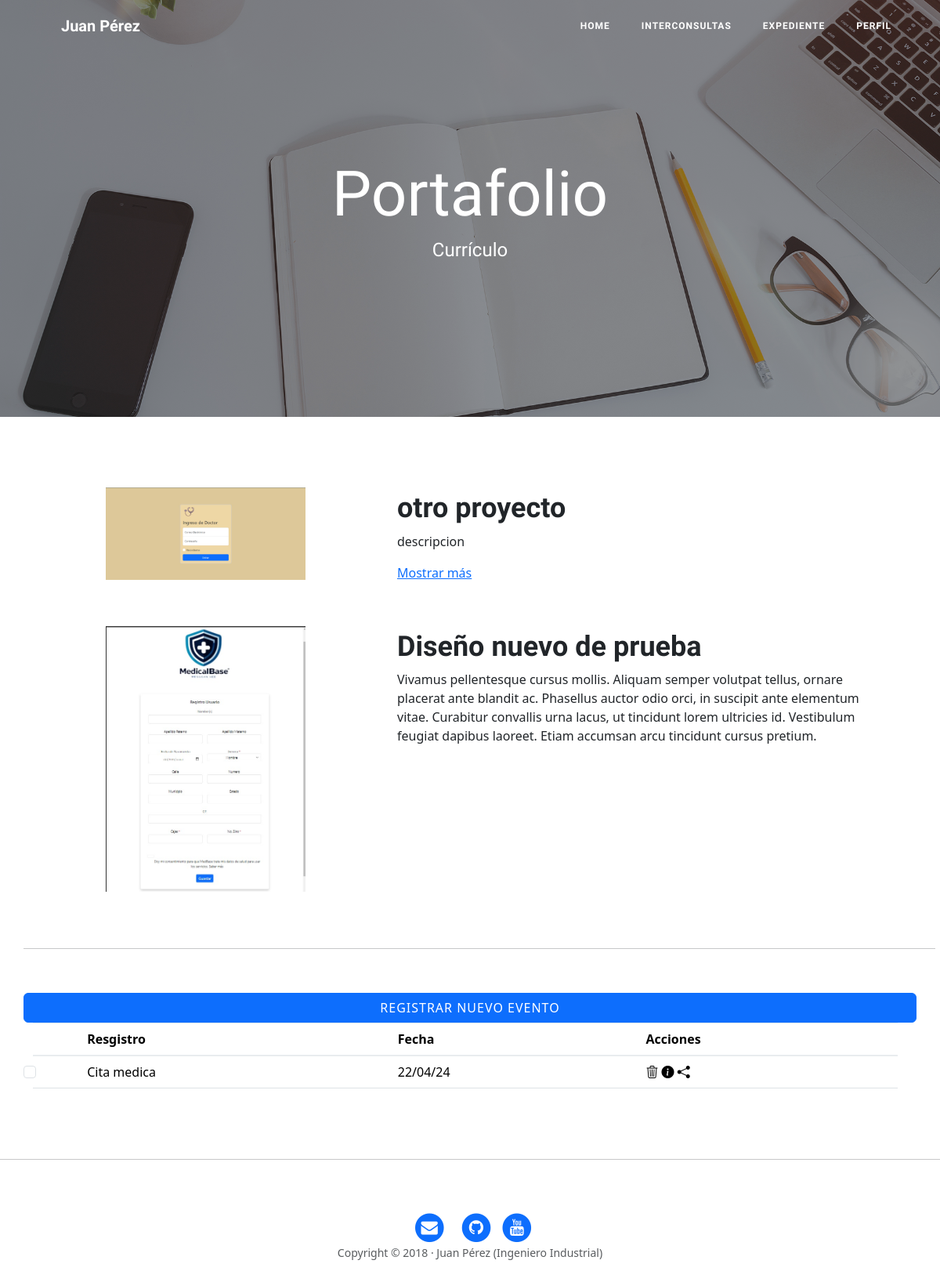
The page /portfolio/ on the database its author committed.
### portfolio/models.py (models this page shows, shortened)
class Project(models.Model):
    title = models.CharField(max_length=200, verbose_name="Título")
    description = models.TextField(verbose_name="Descripción")
    image = models.ImageField(verbose_name="Imagen", upload_to="projects")
    link = models.URLField(null=True, blank=True, verbose_name="Dirección web")
    created = models.DateTimeField(auto_now_add=True, verbose_name="Fecha de creación")
    updated = models.DateTimeField(auto_now=True, verbose_name="Fecha de edición")
    class Meta:
        verbose_name = "proyecto"
        verbose_name_plural = "proyectos"
        ordering = ["-created"]

### portfolio/views.py (the view)
# urls.py: path('portfolio/', portfolio_views.portfolio, name="portfolio"),
def portfolio(request):
    projects = Project.objects.all()
    return render(request, "portfolio/portfolio.html", {'projects':projects})

### portfolio/templates/portfolio/portfolio.html (shortened to what this page needs)
{% extends 'core/base.html' %}
{%block background %}{%load static%}{% static 'core/img/portfolio-bg.jpg' %}{% endblock %}
{% block header %}
<h1>Portafolio</h1>
<span class="subheading">Currículo</span>
{% endblock %}
{% block content %}
{%for project in projects%}
<div class="row project">
  <div class="col-lg-3 col-md-4 offset-lg-1">
    <img class="img-fluid" src="{{project.image.url}}" alt="">
  </div>
  <div class="col-lg-7 col-md-8">
    <h2 class="section-heading title">{{project.title}}</h2>
    <p>{{project.description}}</p>
    {% if project.link != null%}
    <p><a href="{{project.link}}" target="_blank">Mostrar más</a></p>
    {% endif %}
  </div>
</div>
{% endfor %}
<hr>
<button type="button" class="btn btn-primary" data-bs-toggle="modal" data-bs-target="#exampleModal">
  Registrar nuevo evento
</button>
<div class="form-check">
  <table class="table">
    <thead>
      <tr>
        <th scope="col"> </th>
        <th scope="col">Resgistro</th>
        <th scope="col">Fecha</th>
        <th scope="col">Acciones</th>
      </tr>
    </thead>
    <tbody>
      <th scope="row">
        <input class="form-check-input" type="checkbox" value="" id="flexCheckDefault">
</div>
<td>Cita medica</td>
<td id="lastVisitDate">22/04/24</td>
<td class="actions">
  <i class="bi bi-trash3"></i>
  <i class="bi bi-info-circle-fill"></i>
  <i class="bi bi-share-fill"></i>
</td>
</div>
{% endblock %}

### core/templates/core/base.html (shortened to what this page needs)
<!DOCTYPE html>
<html lang="es">
  <head>
    {% load static %}
    <link href="{% static 'core/vendor/bootstrap/css/bootstrap.min.css' %}" rel="stylesheet">
    <link href="{% static 'core/vendor/font-awesome/css/font-awesome.min.css' %}" rel="stylesheet" type="text/css">
    <link href="{% static 'core/css/clean-blog.min.css' %}" rel="stylesheet">
  </head>
  <body>
    <nav class="navbar navbar-expand-lg navbar-light fixed-top" id="mainNav">
      <div class="container">
        <a class="navbar-brand" href="{%url 'home'%}">Juan Pérez</a>
        <div class="collapse navbar-collapse" id="navbarResponsive">
          <ul class="navbar-nav ml-auto">
            <li class="nav-item">
              <a class="nav-link" href="{%url 'home'%}">Home</a>
            </li>
            <li class="nav-item">
              <a class="nav-link" href="{%url 'about'%}">Interconsultas</a>
            </li>
            <li class="nav-item">
              <a class="nav-link" href="{%url 'portfolio'%}">Expediente</a>
            </li>
            <li class="nav-item">
              <a class="nav-link" href="{%url 'information'%}">Perfil</a>
            </li>
          </ul>
        </div>
      </div>
    </nav>
    <header class="masthead" style="background-image: url('{% block background %}{% endblock %}')">
      <div class="overlay"></div>
      <div class="container">
        <div class="row">
          <div class="col-lg-8 col-md-10 mx-auto">
            <div class="site-heading">
                {% block header%}{% endblock %}
            </div>
          </div>
        </div>
      </div>
    </header>
    <div class="container">
        <div class="row">
            {% block content %}
            {% endblock %}
        </div>
      {% if request.path != "/" %} <hr> {% endif %}
    <footer>
      <div class="container">
        <div class="row">
          <div class="col-lg-8 col-md-10 mx-auto">
            <ul class="list-inline text-center">
              <li class="list-inline-item">
                <a href="#">
                  <span class="fa-stack fa-lg">
                    <i class="fa fa-circle fa-stack-2x"></i>
                    <i class="fa fa-envelope fa-stack-1x fa-inverse"></i>
                  </span>
                </a>
              </li>
              <li class="list-inline-item">
                <a href="#">
                  <span class="fa-stack fa-lg">
                    <i class="fa fa-circle fa-stack-2x"></i>
                    <i class="fa fa-github fa-stack-1x fa-inverse"></i>
                  </span>
                </a>
              </li>
              <li class="list-inline-item">
                <a href="#">
                  <span class="fa-stack fa-lg">
                    <i class="fa fa-circle fa-stack-2x"></i>
                    <i class="fa fa-youtube fa-stack-1x fa-inverse"></i>
                  </span>
                </a>
              </li>
            </ul>
            <p class="copyright text-muted">Copyright &copy; 2018 · Juan Pérez (Ingeniero Industrial) </p>
          </div>
        </div>
      </div>
    </footer>
    <link rel="stylesheet" href="https://cdn.jsdelivr.net/npm/bootstrap@5.3.3/dist/css/bootstrap.rtl.min.css">
    <link rel="stylesheet" href="https://cdn.jsdelivr.net/npm/bootstrap-icons@1.11.3/font/bootstrap-icons.min.css">
  </body>
</html>

### rows shown on the page
Project: image (picture), title "otro proyecto", description "descripcion"
Project: image (picture), title "Diseño nuevo de prueba", description "Vivamus pellentesque cursus mollis. Aliquam semper volutpat tellus, ornare placerat ante blandit ac. Phasellus auctor odio orci, in suscipit ante elementum vitae. Curabitur convallis urna lacus, ut tincidunt lorem ultricies id. Vestibulum feugiat dapibus laoreet. Etiam accumsan arcu tincidunt cursus pretium."
